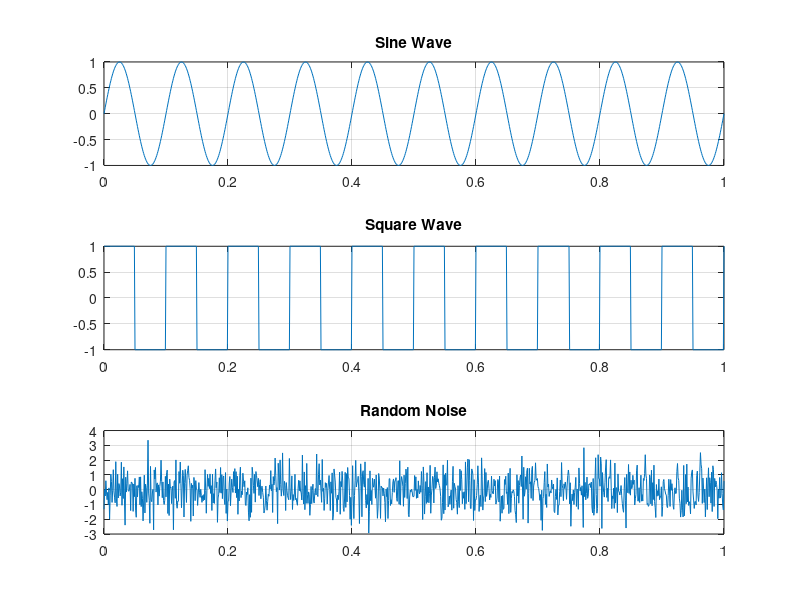

Recreate this plot in MATLAB.
clc;
clear;
close all;

%% Time Vector

fs = 1000;                  % Sampling frequency (Hz)
t = 0:1/fs:1;               % Time vector

%% Generate Signals

sine_signal = sin(2*pi*10*t);

square_signal = square(2*pi*10*t);

noise_signal = randn(size(t));

%% Calculate Features

signals = {sine_signal, square_signal, noise_signal};

names = {'Sine Wave','Square Wave','Random Noise'};

for i = 1:3

    x = signals{i};

    mean_value = mean(x);

    variance_value = var(x);

    std_value = std(x);

    fprintf('\n%s\n',names{i});

    fprintf('Mean      = %.4f\n',mean_value);

    fprintf('Variance  = %.4f\n',variance_value);

    fprintf('Std Dev   = %.4f\n',std_value);

end

%% Plot Signals

figure;

subplot(3,1,1)
plot(t,sine_signal)
grid on
title('Sine Wave')

subplot(3,1,2)
plot(t,square_signal)
grid on
title('Square Wave')

subplot(3,1,3)
plot(t,noise_signal)
grid on
title('Random Noise')
